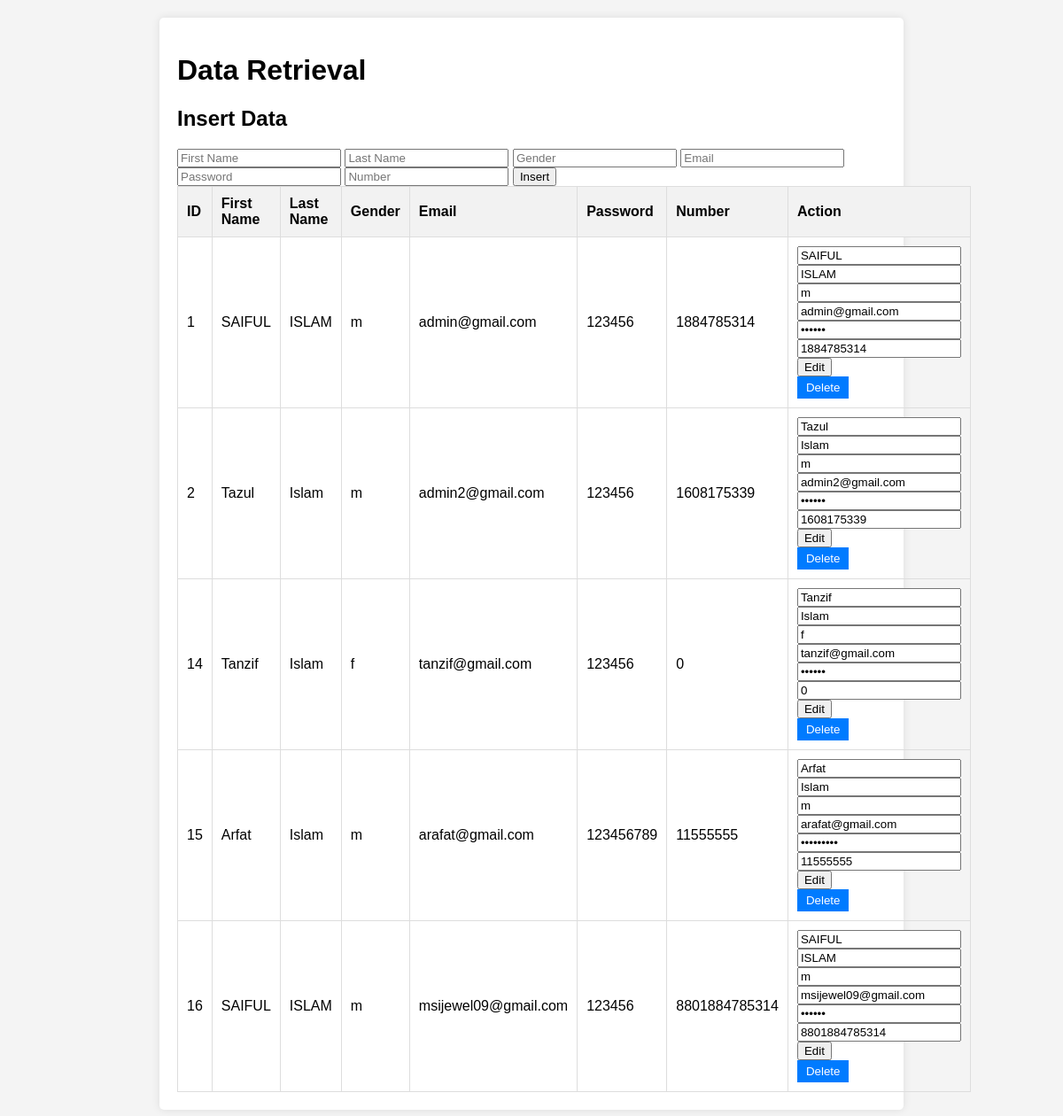
The page /admin/php/stdcontrol.php on the database its author committed.
### tables this page shows
CREATE TABLE `signup` (
  `id` int(11) NOT NULL,
  `firstName` varchar(50) NOT NULL,
  `lastName` varchar(50) NOT NULL,
  `gender` enum('m','f','o') NOT NULL,
  `email` varchar(50) NOT NULL,
  `password` varchar(20) NOT NULL,
  `number` bigint(13) NOT NULL
);

### admin/php/stdcontrol.php (the view, shortened to what this page needs)
<?php
$servername = "localhost";
$username = "root";
$password = "";
$dbname = "lms";
$conn = new mysqli($servername, $username, $password, $dbname);
$sql = "SELECT * FROM signup";
$result = $conn->query($sql);
?>
<!DOCTYPE html>
<html lang="en">
<head>
    <link rel="stylesheet" href=" css/stdcontrol.css">
</head>
<body>
    <div class="container">
        <h1>Data Retrieval</h1>
        <form method="POST">
            <h2>Insert Data</h2>
            <input type="text" name="insertFirstName" placeholder="First Name" required>
            <input type="text" name="insertLastName" placeholder="Last Name" required>
            <input type="text" name="insertGender" placeholder="Gender" required>
            <input type="email" name="insertEmail" placeholder="Email" required>
            <input type="password" name="insertPassword" placeholder="Password" required>
            <input type="text" name="insertNumber" placeholder="Number" required>
            <button type="submit" name="insert">Insert</button>
        </form>
        <table>
            <tr>
                <th>ID</th>
                <th>First Name</th>
                <th>Last Name</th>
                <th>Gender</th>
                <th>Email</th>
                <th>Password</th>
                <th>Number</th>
                <th>Action</th>
            </tr>
            <?php
            if ($result->num_rows > 0) {
                while ($row = $result->fetch_assoc()) {
                    echo "<tr>";
                    echo "<td>" . $row["id"] . "</td>";
                    echo "<td>" . $row["firstName"] . "</td>";
                    echo "<td>" . $row["lastName"] . "</td>";
                    echo "<td>" . $row["gender"] . "</td>";
                    echo "<td>" . $row["email"] . "</td>";
                    echo "<td>" . $row["password"] . "</td>";
                    echo "<td>" . $row["number"] . "</td>";
                    echo "<td>";
                    echo '<form method="POST">';
                    echo '<input type="text" name="editFirstName" value="' . $row["firstName"] . '" required>';
                    echo '<input type="text" name="editLastName" value="' . $row["lastName"] . '" required>';
                    echo '<input type="text" name="editGender" value="' . $row["gender"] . '" required>';
                    echo '<input type="email" name="editEmail" value="' . $row["email"] . '" required>';
                    echo '<input type="password" name="editPassword" value="' . $row["password"] . '" required>';
                    echo '<input type="text" name="editNumber" value="' . $row["number"] . '" required>';
                    echo '<button type="submit" name="edit">Edit</button>';
                    echo '</form>';
                    echo '<form method="POST">';
                    echo '<button type="submit" name="delete" class="delete-button">Delete</button>';
                    echo '</form>';
                    echo "</td>";
                    echo "</tr>";
                }
            } else {
                echo "<tr><td colspan='8'>No data available</td></tr>";
            }
            ?>
        </table>
    </div>
</body>
</html>

### admin/css/stdcontrol.css (style rules this page uses)
body { font-family: Arial, sans-serif; background-color: #f4f4f4; margin: 0; padding: 0; }
.container { max-width: 800px; margin: 20px auto; padding: 20px; background-color: #fff; border-radius: 5px; box-shadow: 0 0 10px rgba(0, 0, 0, 0.1); }
table { width: 100%; border-collapse: collapse; }
table, th, td { border: 1px solid #ddd; }
th, td { padding: 10px; text-align: left; }
th { background-color: #f2f2f2; }
.edit-button, .delete-button { background-color: #007BFF; color: #fff; border: none; padding: 5px 10px; cursor: pointer; }

### rows shown on the page
signup: id "1", firstName "SAIFUL", lastName "ISLAM", gender "m", email "admin@gmail.com", password "123456", number "1884785314", editFirstName "SAIFUL", editLastName "ISLAM", editGender "m", editEmail "admin@gmail.com", editNumber "1884785314"
signup: id "2", firstName "Tazul", lastName "Islam", gender "m", email "admin2@gmail.com", password "123456", number "1608175339", editFirstName "Tazul", editLastName "Islam", editGender "m", editEmail "admin2@gmail.com", editNumber "1608175339"
signup: id "14", firstName "Tanzif", lastName "Islam", gender "f", email "tanzif@gmail.com", password "123456", number "0", editFirstName "Tanzif", editLastName "Islam", editGender "f", editEmail "tanzif@gmail.com", editNumber "0"
signup: id "15", firstName "Arfat", lastName "Islam", gender "m", email "arafat@gmail.com", password "123456789", number "11555555", editFirstName "Arfat", editLastName "Islam", editGender "m", editEmail "arafat@gmail.com", editNumber "11555555"
signup: id "16", firstName "SAIFUL", lastName "ISLAM", gender "m", email "msijewel09@gmail.com", password "123456", number "8801884785314", editFirstName "SAIFUL", editLastName "ISLAM", editGender "m", editEmail "msijewel09@gmail.com", editNumber "8801884785314"
